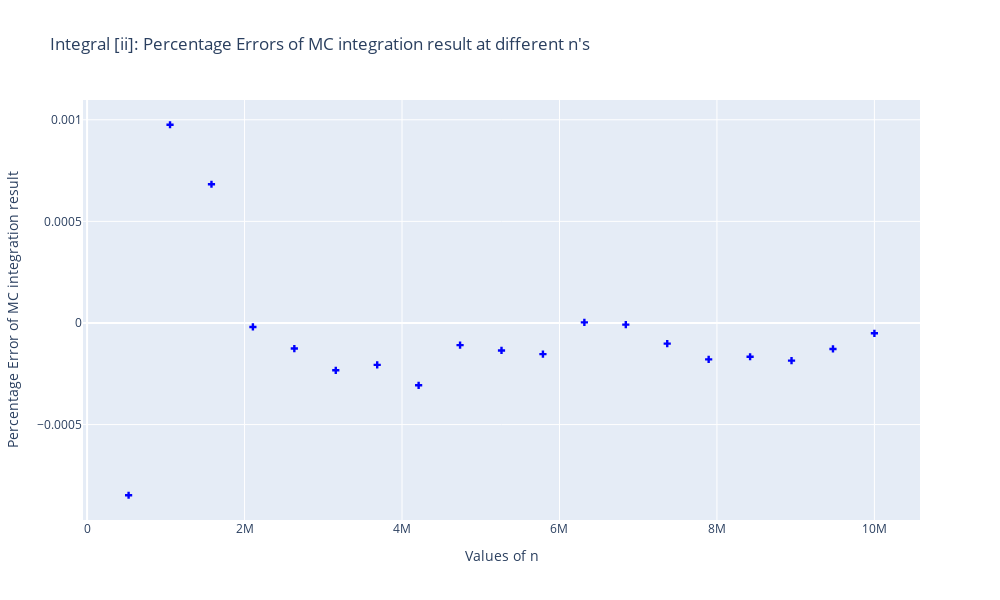

The code cell stored with this chart in its notebook:
### Code cell
# Plot the final errors at different n's - Integral ii - Removing first value at n=1000
fig = px.scatter(
    errors[1:], x='n', y='Error ii Percentage', 
    labels={'n': 'Values of n', 'Error ii Percentage': 'Percentage Error of MC integration result'},
    title="Integral [ii]: Percentage Errors of MC integration result at different n's"
     ).update_traces(mode='markers', marker=dict(symbol='cross', color='blue'))
fig.show()

### Figure 1 — Plotly figure (JSON) as saved in the notebook; plotly's stock layout.template omitted (floating-point values rounded to 4 significant figures)
{"data": [{"hovertemplate": "Values of n=%{x}<br>Percentage Error of MC integration result=%{y}<extra></extra>", "legendgroup": "", "marker": {"color": "blue", "symbol": "cross"}, "mode": "markers", "name": "", "orientation": "v", "showlegend": false, "type": "scatter", "x": [527263, 1053526, 1579789, 2106052, 2632315, 3158578, 3684842, 4211105, 4737368, 5263631, 5789894, 6316157, 6842421, 7368684, 7894947, 8421210, 8947473, 9473736, 10000000], "xaxis": "x", "y": [-0.0008477, 0.0009754, 0.0006826, -1.947e-05, -0.0001259, -0.0002329, -0.000206, -0.0003066, -0.000109, -0.0001352, -0.0001534, 2.767e-06, -8.065e-06, -0.0001018, -0.000179, -0.0001663, -0.0001853, -0.0001278, -5.085e-05], "yaxis": "y"}], "layout": {"height": 600, "legend": {"tracegroupgap": 0}, "title": {"text": "Integral [ii]: Percentage Errors of MC integration result at different n's"}, "width": 1000, "xaxis": {"anchor": "y", "domain": [0, 1], "title": {"text": "Values of n"}}, "yaxis": {"anchor": "x", "domain": [0, 1], "title": {"text": "Percentage Error of MC integration result"}}}}
